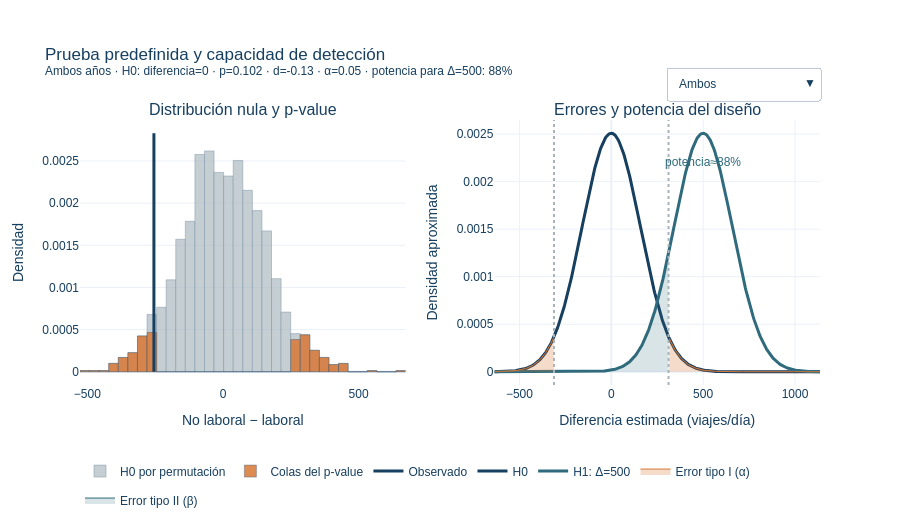

The code cell stored with this chart in its notebook:
### Code cell
# @title Explorar Pruebas de hipótesis { display-mode: "form" }
assert prueba.notna().all()
critico_z = {0.10: 1.645, 0.05: 1.96, 0.01: 2.576}[round(alpha, 2)]; critico = critico_z * error_estandar
x_test = np.linspace(-4*error_estandar, delta_relevante + 4*error_estandar, 450)
h0 = normal_pdf(x_test, 0, error_estandar); h1 = normal_pdf(x_test, delta_relevante, error_estandar)
type_ii = np.where(np.abs(x_test) < critico, h1, np.nan)
hist_counts, hist_edges = np.histogram(permutaciones, bins=34); bin_widths = np.diff(hist_edges)
hist_centers = (hist_edges[:-1] + hist_edges[1:]) / 2; hist_density = hist_counts / (len(permutaciones) * bin_widths)
extremos = permutaciones[np.abs(permutaciones) >= abs(diferencia)]
tail_counts, _ = np.histogram(extremos, bins=hist_edges); tail_density = tail_counts / (len(permutaciones) * bin_widths)
perm_ymax = hist_density.max() * 1.08
fig = make_subplots(rows=1, cols=2, subplot_titles=("Distribución nula y p-value", "Errores y potencia del diseño"), horizontal_spacing=.12)
fig.add_trace(go.Bar(x=hist_centers, y=hist_density, width=bin_widths, marker={"color": NEUTRO, "line": {"color": TINTA, "width": .4}}, opacity=.65, name="H0 por permutación", hovertemplate="diferencia bajo H0=%{x:,.0f}<br>densidad=%{y:.5f}<extra></extra>"), row=1, col=1)
fig.add_trace(go.Bar(x=hist_centers, y=tail_density, width=bin_widths, marker={"color": NARANJA, "line": {"color": TINTA, "width": .4}}, opacity=.85, name="Colas del p-value", hovertemplate="cola bilateral<br>%{x:,.0f}<br>densidad=%{y:.5f}<extra></extra>"), row=1, col=1)
fig.add_trace(go.Scatter(x=[diferencia, diferencia], y=[0, perm_ymax], mode="lines", line={"color": TINTA, "width": 3}, name="Observado", hovertemplate=f"observado={diferencia:,.0f}<extra></extra>"), row=1, col=1)
fig.add_trace(go.Scatter(x=x_test, y=h0, mode="lines", line={"color": TINTA, "width": 3}, name="H0", hovertemplate="H0<br>diferencia=%{x:,.0f}<extra></extra>"), row=1, col=2)
fig.add_trace(go.Scatter(x=x_test, y=h1, mode="lines", line={"color": AZUL, "width": 3}, name=f"H1: Δ={delta_relevante:,}", hovertemplate="H1<br>diferencia=%{x:,.0f}<extra></extra>"), row=1, col=2)
left_i, right_i = x_test <= -critico, x_test >= critico
fig.add_trace(go.Scatter(x=x_test[left_i], y=h0[left_i], mode="lines", fill="tozeroy", line={"color": NARANJA, "width": 1}, fillcolor="rgba(217,119,53,.26)", name="Error tipo I (α)", legendgroup="tipo_i", hovertemplate="rechazo bajo H0<extra>tipo I</extra>"), row=1, col=2)
fig.add_trace(go.Scatter(x=x_test[right_i], y=h0[right_i], mode="lines", fill="tozeroy", line={"color": NARANJA, "width": 1}, fillcolor="rgba(217,119,53,.26)", name="Error tipo I (α)", legendgroup="tipo_i", showlegend=False, hovertemplate="rechazo bajo H0<extra>tipo I</extra>"), row=1, col=2)
fig.add_trace(go.Scatter(x=x_test, y=type_ii, mode="lines", fill="tozeroy", line={"color": AZUL, "width": 1}, fillcolor="rgba(47,107,124,.18)", name="Error tipo II (β)", hovertemplate="no rechazo bajo H1<extra>tipo II</extra>"), row=1, col=2)
fig.add_vline(x=-critico, line={"color": NEUTRO, "dash": "dot"}, row=1, col=2); fig.add_vline(x=critico, line={"color": NEUTRO, "dash": "dot"}, row=1, col=2)
fig.add_annotation(x=delta_relevante, y=max(h1)*.88, text=f"potencia≈{potencia:.0%}", showarrow=False, font={"color": AZUL}, row=1, col=2)
title = f"Prueba predefinida y capacidad de detección<br><sup>{periodo} · H0: diferencia=0 · p={p_value:.3f} · d={cohen_d:.2f} · α={alpha:.2f} · potencia para Δ={delta_relevante:,}: {potencia:.0%}</sup>"
buttons = [{"label": "Ambos", "method": "update", "args": [{"opacity": [.65, .85, 1, 1, 1, 1, 1, 1]}, {"title.text": title}]}, {"label": "Resultado observado", "method": "update", "args": [{"opacity": [.8, .95, 1, .18, .18, .18, .18, .18]}, {"title.text": title.replace("Prueba predefinida", "p-value por permutación")}]}, {"label": "Errores y potencia", "method": "update", "args": [{"opacity": [.16, .16, .2, 1, 1, 1, 1, 1]}, {"title.text": title.replace("Prueba predefinida", "Diseño con errores I y II") }]}]
fig.update_layout(template="plotly_white", barmode="overlay", height=530, title=title, legend={"orientation": "h", "y": -0.27}, margin={"t": 120, "b": 145}, font={"family": "Arial", "color": TINTA}, hoverlabel={"bgcolor": "#FFFFFF"}, updatemenus=[{"x": 1, "y": 1.2, "xanchor": "right", "buttons": buttons}])
fig.update_xaxes(title_text="No laboral − laboral", row=1, col=1); fig.update_yaxes(title_text="Densidad", row=1, col=1)
fig.update_xaxes(title_text="Diferencia estimada (viajes/día)", row=1, col=2); fig.update_yaxes(title_text="Densidad aproximada", row=1, col=2)
fig.show()


display(Markdown("**Lo que muestra:** La prueba bilateral por permutación produce p≈0.10 y el efecto es pequeño (d≈−0.13): no rechazamos H0, pero el p-value no es la probabilidad de que H0 sea cierta. Tipo I sería contratar sin diferencia real; tipo II, ignorar una diferencia relevante. Para Δ=500 y α=.05, la potencia aproximada es 88%; es una capacidad planificada, no 'potencia observada'."))

### Figure 1 — Plotly figure (JSON) as saved in the notebook; plotly's stock layout.template omitted (floating-point values rounded to 4 significant figures; data arrays with more than 128 entries replaced by an {"elided": "..."} marker saying what was removed)
{"data": [{"hovertemplate": "diferencia bajo H0=%{x:,.0f}<br>densidad=%{y:.5f}<extra></extra>", "marker": {"color": "#A7B4BC", "line": {"color": "#173F5F", "width": 0.4}}, "name": "H0 por permutación", "opacity": 0.65, "type": "bar", "width": [35.31, 35.31, 35.31, 35.31, 35.31, 35.31, 35.31, 35.31, 35.31, 35.31, 35.31, 35.31, 35.31, 35.31, 35.31, 35.31, 35.31, 35.31, 35.31, 35.31, 35.31, 35.31, 35.31, 35.31, 35.31, 35.31, 35.31, 35.31, 35.31, 35.31, 35.31, 35.31, 35.31, 35.31], "x": [-509.5, -474.2, -438.9, -403.6, -368.3, -333.0, -297.7, -262.4, -227.1, -191.8, -156.4, -121.1, -85.83, -50.53, -15.22, 20.09, 55.4, 90.7, 126.0, 161.3, 196.6, 231.9, 267.2, 302.5, 337.9, 373.2, 408.5, 443.8, 479.1, 514.4, 549.7, 585.0, 620.3, 655.6], "xaxis": "x", "y": [1.416e-05, 1.416e-05, 1.416e-05, 9.913e-05, 0.0001699, 0.0002266, 0.0004248, 0.0006798, 0.0007647, 0.00109, 0.001572, 0.001784, 0.002577, 0.00262, 0.002365, 0.002322, 0.002507, 0.002153, 0.001912, 0.001671, 0.001105, 0.0007081, 0.0004532, 0.000439, 0.0002549, 0.0001699, 8.497e-05, 9.913e-05, 0.0, 0.0, 1.416e-05, 0.0, 0.0, 1.416e-05], "yaxis": "y"}, {"hovertemplate": "cola bilateral<br>%{x:,.0f}<br>densidad=%{y:.5f}<extra></extra>", "marker": {"color": "#D97735", "line": {"color": "#173F5F", "width": 0.4}}, "name": "Colas del p-value", "opacity": 0.85, "type": "bar", "width": [35.31, 35.31, 35.31, 35.31, 35.31, 35.31, 35.31, 35.31, 35.31, 35.31, 35.31, 35.31, 35.31, 35.31, 35.31, 35.31, 35.31, 35.31, 35.31, 35.31, 35.31, 35.31, 35.31, 35.31, 35.31, 35.31, 35.31, 35.31, 35.31, 35.31, 35.31, 35.31, 35.31, 35.31], "x": [-509.5, -474.2, -438.9, -403.6, -368.3, -333.0, -297.7, -262.4, -227.1, -191.8, -156.4, -121.1, -85.83, -50.53, -15.22, 20.09, 55.4, 90.7, 126.0, 161.3, 196.6, 231.9, 267.2, 302.5, 337.9, 373.2, 408.5, 443.8, 479.1, 514.4, 549.7, 585.0, 620.3, 655.6], "xaxis": "x", "y": [1.416e-05, 1.416e-05, 1.416e-05, 9.913e-05, 0.0001699, 0.0002266, 0.0004248, 0.0004673, 0.0, 0.0, 0.0, 0.0, 0.0, 0.0, 0.0, 0.0, 0.0, 0.0, 0.0, 0.0, 0.0, 0.0, 0.0003824, 0.000439, 0.0002549, 0.0001699, 8.497e-05, 9.913e-05, 0.0, 0.0, 1.416e-05, 0.0, 0.0, 1.416e-05], "yaxis": "y"}, {"hovertemplate": "observado=-255<extra></extra>", "line": {"color": "#173F5F", "width": 3}, "mode": "lines", "name": "Observado", "type": "scatter", "x": [-254.7, -254.7], "xaxis": "x", "y": [0, 0.002829], "yaxis": "y"}, {"hovertemplate": "H0<br>diferencia=%{x:,.0f}<extra></extra>", "line": {"color": "#173F5F", "width": 3}, "mode": "lines", "name": "H0", "type": "scatter", "x": {"elided": "450 float values"}, "xaxis": "x2", "y": {"elided": "450 float values"}, "yaxis": "y2"}, {"hovertemplate": "H1<br>diferencia=%{x:,.0f}<extra></extra>", "line": {"color": "#2F6B7C", "width": 3}, "mode": "lines", "name": "H1: Δ=500", "type": "scatter", "x": {"elided": "450 float values"}, "xaxis": "x2", "y": {"elided": "450 float values"}, "yaxis": "y2"}, {"fill": "tozeroy", "fillcolor": "rgba(217,119,53,.26)", "hovertemplate": "rechazo bajo H0<extra>tipo I</extra>", "legendgroup": "tipo_i", "line": {"color": "#D97735", "width": 1}, "mode": "lines", "name": "Error tipo I (α)", "type": "scatter", "x": [-636.1, -632.1, -628.2, -624.2, -620.3, -616.3, -612.4, -608.5, -604.5, -600.6, -596.6, -592.7, -588.7, -584.8, -580.8, -576.9, -572.9, -569.0, -565.0, -561.1, -557.1, -553.2, -549.3, -545.3, -541.4, -537.4, -533.5, -529.5, -525.6, -521.6, -517.7, -513.7, -509.8, -505.8, -501.9, -497.9, -494.0, -490.0, -486.1, -482.2, -478.2, -474.3, -470.3, -466.4, -462.4, -458.5, -454.5, -450.6, -446.6, -442.7, -438.7, -434.8, -430.8, -426.9, -422.9, -419.0, -415.1, -411.1, -407.2, -403.2, -399.3, -395.3, -391.4, -387.4, -383.5, -379.5, -375.6, -371.6, -367.7, -363.7, -359.8, -355.9, -351.9, -348.0, -344.0, -340.1, -336.1, -332.2, -328.2, -324.3, -320.3, -316.4, -312.4], "xaxis": "x2", "y": [8.416e-07, 9.291e-07, 1.025e-06, 1.13e-06, 1.246e-06, 1.372e-06, 1.51e-06, 1.661e-06, 1.826e-06, 2.006e-06, 2.202e-06, 2.417e-06, 2.65e-06, 2.904e-06, 3.181e-06, 3.481e-06, 3.808e-06, 4.163e-06, 4.548e-06, 4.966e-06, 5.419e-06, 5.91e-06, 6.441e-06, 7.015e-06, 7.636e-06, 8.307e-06, 9.031e-06, 9.812e-06, 1.065e-05, 1.156e-05, 1.254e-05, 1.359e-05, 1.472e-05, 1.593e-05, 1.724e-05, 1.863e-05, 2.013e-05, 2.174e-05, 2.346e-05, 2.53e-05, 2.727e-05, 2.938e-05, 3.163e-05, 3.402e-05, 3.658e-05, 3.931e-05, 4.221e-05, 4.53e-05, 4.859e-05, 5.208e-05, 5.579e-05, 5.972e-05, 6.39e-05, 6.832e-05, 7.3e-05, 7.796e-05, 8.32e-05, 8.875e-05, 9.46e-05, 0.0001008, 0.0001073, 0.0001141, 0.0001214, 0.000129, 0.000137, 0.0001454, 0.0001542, 0.0001635, 0.0001732, 0.0001834, 0.000194, 0.0002051, 0.0002168, 0.000229, 0.0002417, 0.0002549, 0.0002687, 0.0002831, 0.0002981, 0.0003137, 0.0003299, 0.0003467, 0.0003641], "yaxis": "y2"}, {"fill": "tozeroy", "fillcolor": "rgba(217,119,53,.26)", "hovertemplate": "rechazo bajo H0<extra>tipo I</extra>", "legendgroup": "tipo_i", "line": {"color": "#D97735", "width": 1}, "mode": "lines", "name": "Error tipo I (α)", "showlegend": false, "type": "scatter", "x": {"elided": "209 float values"}, "xaxis": "x2", "y": {"elided": "209 float values"}, "yaxis": "y2"}, {"fill": "tozeroy", "fillcolor": "rgba(47,107,124,.18)", "hovertemplate": "no rechazo bajo H1<extra>tipo II</extra>", "line": {"color": "#2F6B7C", "width": 1}, "mode": "lines", "name": "Error tipo II (β)", "type": "scatter", "x": {"elided": "450 float values"}, "xaxis": "x2", "y": {"elided": "450 float values"}, "yaxis": "y2"}], "layout": {"annotations": [{"font": {"size": 16}, "showarrow": false, "text": "Distribución nula y p-value", "x": 0.22, "xanchor": "center", "xref": "paper", "y": 1.0, "yanchor": "bottom", "yref": "paper"}, {"font": {"size": 16}, "showarrow": false, "text": "Errores y potencia del diseño", "x": 0.78, "xanchor": "center", "xref": "paper", "y": 1.0, "yanchor": "bottom", "yref": "paper"}, {"font": {"color": "#2F6B7C"}, "showarrow": false, "text": "potencia≈88%", "x": 500, "xref": "x2", "y": 0.002208, "yref": "y2"}], "barmode": "overlay", "font": {"color": "#173F5F", "family": "Arial"}, "height": 530, "hoverlabel": {"bgcolor": "#FFFFFF"}, "legend": {"orientation": "h", "y": -0.27}, "margin": {"b": 145, "t": 120}, "shapes": [{"line": {"color": "#A7B4BC", "dash": "dot"}, "type": "line", "x0": -311.7, "x1": -311.7, "xref": "x2", "y0": 0, "y1": 1, "yref": "y2 domain"}, {"line": {"color": "#A7B4BC", "dash": "dot"}, "type": "line", "x0": 311.7, "x1": 311.7, "xref": "x2", "y0": 0, "y1": 1, "yref": "y2 domain"}], "title": {"text": "Prueba predefinida y capacidad de detección<br><sup>Ambos años · H0: diferencia=0 · p=0.102 · d=-0.13 · α=0.05 · potencia para Δ=500: 88%</sup>"}, "updatemenus": [{"buttons": [{"args": [{"opacity": [0.65, 0.85, 1, 1, 1, 1, 1, 1]}, {"title.text": "Prueba predefinida y capacidad de detección<br><sup>Ambos años · H0: diferencia=0 · p=0.102 · d=-0.13 · α=0.05 · potencia para Δ=500: 88%</sup>"}], "label": "Ambos", "method": "update"}, {"args": [{"opacity": [0.8, 0.95, 1, 0.18, 0.18, 0.18, 0.18, 0.18]}, {"title.text": "p-value por permutación y capacidad de detección<br><sup>Ambos años · H0: diferencia=0 · p=0.102 · d=-0.13 · α=0.05 · potencia para Δ=500: 88%</sup>"}], "label": "Resultado observado", "method": "update"}, {"args": [{"opacity": [0.16, 0.16, 0.2, 1, 1, 1, 1, 1]}, {"title.text": "Diseño con errores I y II y capacidad de detección<br><sup>Ambos años · H0: diferencia=0 · p=0.102 · d=-0.13 · α=0.05 · potencia para Δ=500: 88%</sup>"}], "label": "Errores y potencia", "method": "update"}], "x": 1, "xanchor": "right", "y": 1.2}], "xaxis": {"anchor": "y", "domain": [0.0, 0.44], "title": {"text": "No laboral − laboral"}}, "xaxis2": {"anchor": "y2", "domain": [0.56, 1.0], "title": {"text": "Diferencia estimada (viajes/día)"}}, "yaxis": {"anchor": "x", "domain": [0.0, 1.0], "title": {"text": "Densidad"}}, "yaxis2": {"anchor": "x2", "domain": [0.0, 1.0], "title": {"text": "Densidad aproximada"}}}}
